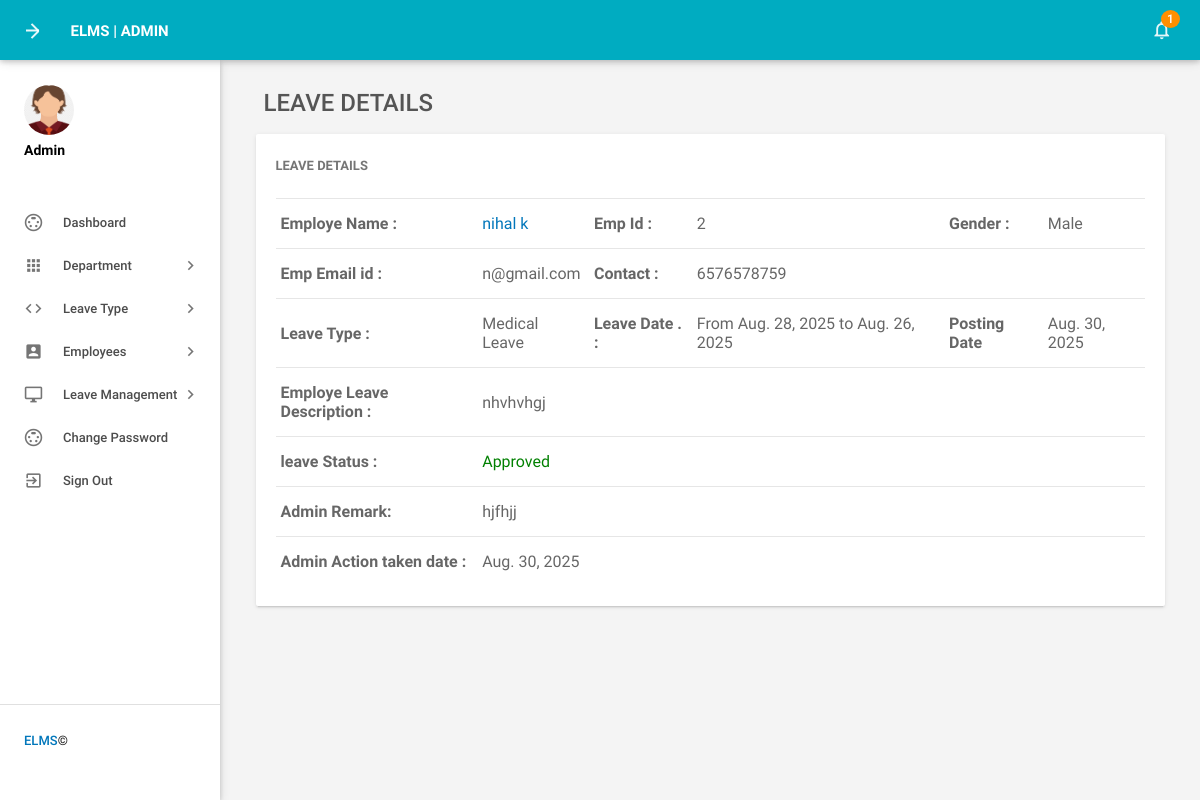
The page /leave_details/5 (signed in) on the database its author committed.
### employeeleave/models.py (models this page shows, shortened)
class Leaves(models.Model):
    leavetype = models.CharField(max_length=100)
    todate = models.DateField()
    fromdate = models.DateField()
    description = models.CharField(max_length=500)
    postingdate = models.DateField()
    adminremark = models.CharField(max_length=100,null=True)
    adminremarkdate = models.DateField(null=True)
    status = models.CharField(max_length=50,null=True)
    isread = models.CharField(max_length=50)
    emp = models.ForeignKey(Employee, on_delete=models.CASCADE, null=True)

class Employee(models.Model):
    user = models.ForeignKey(User, on_delete=models.CASCADE, null=True)
    empid = models.CharField(max_length=20)
    gender = models.CharField(max_length=30)
    dob = models.CharField(max_length=50)
    department = models.CharField(max_length=50,null=True)
    address = models.CharField(max_length=300)
    city = models.CharField(max_length=50)
    country = models.CharField(max_length=50)
    phoneno = models.CharField(max_length=15)
    status = models.CharField(max_length=15, null=True)
    regdate = models.DateField()

### employeeleave/views.py (the view, shortened to what this page needs)
# urls.py: path('leave_details/<int:pid>',leave_details,name='leave_details'),
def leave_details(request,pid):
    if not request.user.is_authenticated:
        return redirect('admin_login')
    leavescount = Leaves.objects.filter(isread="no").count()
    unreadleaves = Leaves.objects.filter(isread="no")
    leave = Leaves.objects.get(id=pid)
    error = ""
    d = {'error': error,'leave':leave,'leavescount':leavescount,'unreadleaves':unreadleaves}
    return render(request, 'leave_details.html',d)

### employeeleave/templates/leave_details.html (shortened to what this page needs)
{% load static %}
{% block body %}
<html lang="en">
    <head>
       <link type="text/css" rel="stylesheet" href="{% static 'admin/assets/plugins/materialize/css/materialize.min.css' %}"/>
        <link href="{% static 'admin/assets/plugins/material-preloader/css/materialPreloader.min.css' %}" rel="stylesheet">
        <link href="{% static 'admin/assets/plugins/datatables/css/jquery.dataTables.min.css' %}" rel="stylesheet">
        <link href="{% static 'admin/assets/plugins/google-code-prettify/prettify.css' %}" rel="stylesheet" type="text/css"/>
        <link href="{% static 'admin/assets/css/alpha.min.css' %}" rel="stylesheet" type="text/css"/>
        <link href="{% static 'admin/assets/css/custom.css' %}" rel="stylesheet" type="text/css"/>
    </head>
    <body>
      {% include 'header.html' %}
        {% include 'sidebar.html' %}
            <main class="mn-inner">
                <div class="row">
                    <div class="col s12">
                        <div class="page-title" style="font-size:24px;">Leave Details</div>
                    </div>
                    <div class="col s12 m12 l12">
                        <div class="card">
                            <div class="card-content">
                                <span class="card-title">Leave Details</span>
                                <table id="example" class="display responsive-table ">
                                    <tbody>
                                        <tr>
                                            <td style="font-size:16px;"> <b>Employe Name :</b></td>
                                              <td><a href="editemployee.php?empid=<?php echo htmlentities($result->id);?>" target="_blank">
                                                {{leave.emp.user.first_name}} {{leave.emp.user.last_name}}</a></td>
                                              <td style="font-size:16px;"><b>Emp Id :</b></td>
                                              <td>{{leave.emp.empid}}</td>
                                              <td style="font-size:16px;"><b>Gender :</b></td>
                                              <td>{{leave.emp.gender}}</td>
                                          </tr>
                                          <tr>
                                             <td style="font-size:16px;"><b>Emp Email id :</b></td>
                                            <td>{{leave.emp.user.username}}</td>
                                             <td style="font-size:16px;"><b>Contact :</b></td>
                                            <td>{{leave.emp.phoneno}}</td>
                                            <td>&nbsp;</td>
                                             <td>&nbsp;</td>
                                        </tr>
  <tr>
                                             <td style="font-size:16px;"><b>Leave Type :</b></td>
                                            <td>{{leave.leavetype}}</td>
                                             <td style="font-size:16px;"><b>Leave Date . :</b></td>
                                            <td>From {{leave.fromdate}} to {{leave.todate}}</td>
                                            <td style="font-size:16px;"><b>Posting Date</b></td>
                                           <td>{{leave.postingdate}}</td>
                                        </tr>
<tr>
                                             <td style="font-size:16px;"><b>Employe Leave Description : </b></td>
                                            <td colspan="5">{{leave.description}}</td>
                                        </tr>
<tr>
<td style="font-size:16px;"><b>leave Status :</b></td>
<td colspan="5">
 {% if leave.status == "Accept" %}
<span style="color: green">Approved</span>
 {% endif %}
</td>
</tr>
<tr>
<td style="font-size:16px;"><b>Admin Remark: </b></td>
<td colspan="5">
    {% if leave.adminremark == None %}
  waiting for Approval
{% else %}
{{leave.adminremark}}
{% endif %}
</td>
 </tr>
 <tr>
<td style="font-size:16px;"><b>Admin Action taken date : </b></td>
<td colspan="5">
     {% if leave.adminremarkdate == None %}
  NA
{% else %}
{{leave.adminremarkdate}}
{% endif %}
</td>
 </tr>
                                    </tbody>
                                </table>
                            </div>
                        </div>
                    </div>
                </div>
            </main>
        </div>
        <div class="left-sidebar-hover"></div>
    </body>
</html>
{% endblock %}

### rows shown on the page
Leaves: emp.user.first_name "nihal", emp.user.last_name "k", emp.empid "2", emp.gender "Male", emp.user.username "n@gmail.com", emp.phoneno "6576578759", leavetype "Medical Leave", fromdate "Aug. 28, 2025", todate "Aug. 26, 2025", postingdate "Aug. 30, 2025", description "nhvhvhgj", adminremark "hjfhjj", adminremarkdate "Aug. 30, 2025"

### other values the page prints
{{ leavescount }} "1"
